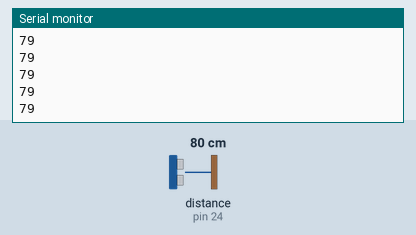
A sketch run on a simulated Arduino Mega 2560, built with avr-gcc and run on an emulated ATmega2560. Shown: the last lines printed to the serial monitor. Wiring (inferred from the names in the program): ultrasonic range finder: trigger pin 22; echo pin 24. The test bench sets the inputs (shaded band); at power-on: distance to the obstacle (sensor on pin 24) 80 cm. The echo pulse lasts 58.3 µs per cm.

Above: at 1.2 s.
1.3 s: distance to the obstacle (sensor on pin 24) set to 2 cm
At 1.6 s:
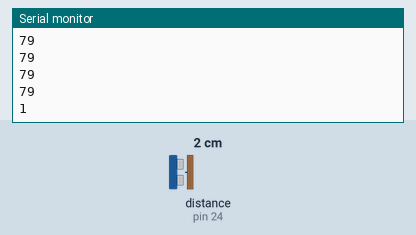
2.8 s: distance to the obstacle (sensor on pin 24) set to 4 cm
At 2.8 s:
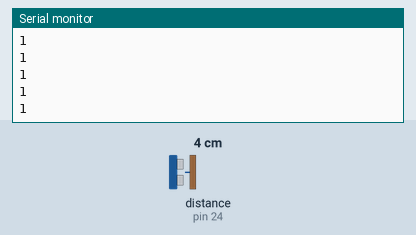
Timing chart, 0 to 5.8 s (numbered marks = the images above; inputs shaded):
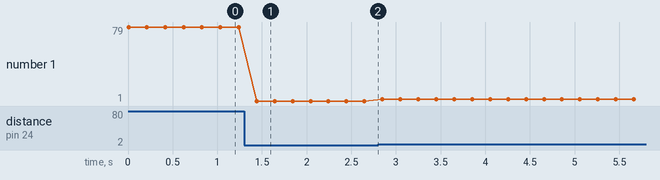

Measured:
- after the input at 1.3 s, the serial monitor: prints a new line after 0.14 s (image 1)
- plotted number 1: 79 → 1 after the input at 1.3 s, 1 → 3 after the input at 2.8 s

The sketch:

UltrasonicDemo.ino
```cpp
//Packages
#include <Arduino.h>

//Global Variable Declarations

	//PINS

		//Input Pins
			const int sonicInputPin = 24;//PUT THE NUMBER OF THE PIN THAT IS CONNECTED TO THE SENSOR'S ECHO HERE

		//Output Pins
			const int sonicTriggerPin = 22;//PUT THE NUMBER OF THE PIN THAT IS CONNECTED TO THE SENSOR'S TRIGGER HERE

	//GENERAL

		long reading;

void setup() {
	Serial.begin(9600);
	loadPins();
}

void loop() {
	reading = getSonicDistance(sonicInputPin, sonicTriggerPin);
	Serial.println(reading);
  delay(200);

}


void loadPins(){
	//Input Pins
	pinMode(sonicInputPin, INPUT);

	//Output Pins
	pinMode(sonicTriggerPin, OUTPUT);
}

long getSonicDistance(int echoPin, int triggerPin){
	long distanceCM = 0;
	digitalWrite(triggerPin,HIGH);
	delayMicroseconds(300);
	digitalWrite(triggerPin,LOW);
	long duration = pulseIn(echoPin, HIGH,38000);
	long distance = (duration*34029L)/2000000L;
	distanceCM = distance;
	if(distanceCM == 0){
		distanceCM = 400;
	}
	return (double)distanceCM;
}
```
